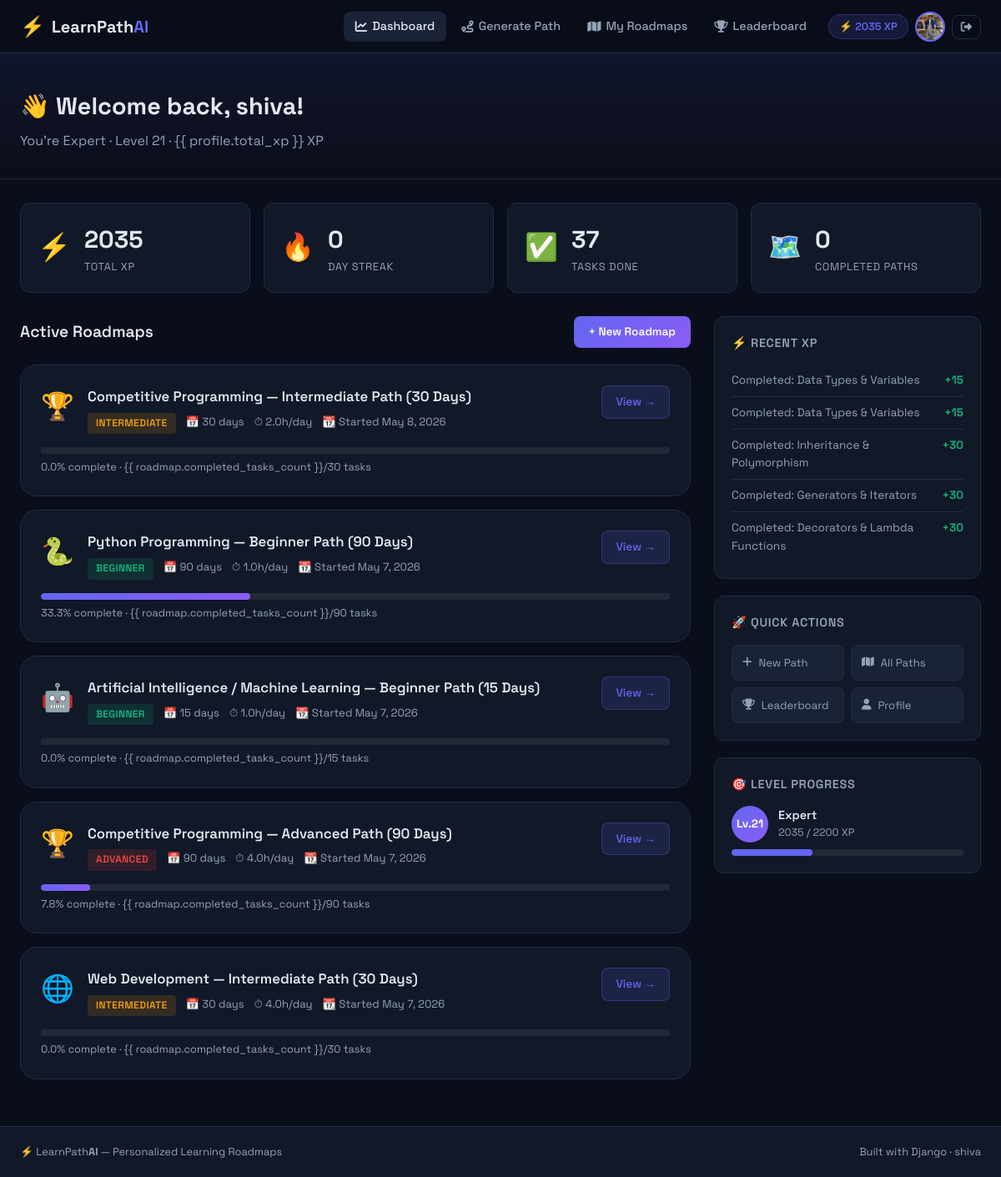
The page /dashboard/ (signed in) on the database its author committed.
### users/models.py (models this page shows, shortened)
class UserProfile(models.Model):
    EXPERIENCE_CHOICES = [
        ('beginner', 'Beginner'),
        ('intermediate', 'Intermediate'),
        ('advanced', 'Advanced'),
    ]
    user = models.OneToOneField(User, on_delete=models.CASCADE, related_name='profile')
    bio = models.TextField(blank=True, max_length=500)
    avatar = models.ImageField(upload_to='avatars/', null=True, blank=True)
    experience_level = models.CharField(max_length=20, choices=EXPERIENCE_CHOICES, default='beginner')
    daily_study_hours = models.FloatField(default=1.0)
    total_xp = models.IntegerField(default=0)
    streak_days = models.IntegerField(default=0)
    last_activity = models.DateTimeField(null=True, blank=True)
    joined_at = models.DateTimeField(auto_now_add=True)
    class Meta:
        verbose_name = 'User Profile'
        verbose_name_plural = 'User Profiles'
    @property
    def level_title(self):
        if self.total_xp < 100:
            return 'Novice'
        elif self.total_xp < 500:
            return 'Apprentice'
        elif self.total_xp < 1500:
            return 'Scholar'
        elif self.total_xp < 3000:
            return 'Expert'
        else:
            return 'Master'
    @property
    def level_number(self):
        return max(1, self.total_xp // 100 + 1)

### roadmap/models.py (models this page shows, shortened)
class Roadmap(models.Model):
    DURATION_CHOICES = [
        (15, '15 Days'),
        (30, '30 Days'),
        (60, '60 Days'),
        (90, '90 Days'),
    ]
    STATUS_CHOICES = [
        ('active', 'Active'),
        ('completed', 'Completed'),
        ('paused', 'Paused'),
        ('abandoned', 'Abandoned'),
    ]
    user = models.ForeignKey(User, on_delete=models.CASCADE, related_name='roadmaps')
    skill = models.ForeignKey(Skill, on_delete=models.CASCADE)
    title = models.CharField(max_length=200)
    level = models.CharField(max_length=20, choices=[
        ('beginner', 'Beginner'),
        ('intermediate', 'Intermediate'),
        ('advanced', 'Advanced'),
    ])
    daily_hours = models.FloatField(default=1.0)
    duration_days = models.IntegerField()
    status = models.CharField(max_length=20, choices=STATUS_CHOICES, default='active')
    start_date = models.DateField(auto_now_add=True)
    target_end_date = models.DateField(null=True, blank=True)
    completed_at = models.DateTimeField(null=True, blank=True)
    created_at = models.DateTimeField(auto_now_add=True)
    class Meta:
        ordering = ['-created_at']
        verbose_name = 'Roadmap'
        verbose_name_plural = 'Roadmaps'
    @property
    def total_tasks(self):
        return self.tasks.count()
    @property
    def completed_tasks_count(self):
        return self.tasks.filter(is_completed=True).count()
    @property
    def progress_percentage(self):
        total = self.total_tasks
        if total == 0:
            return 0
        return round((self.completed_tasks_count / total) * 100, 1)

class Skill(models.Model):
    CATEGORY_CHOICES = [
        ('cs_fundamentals', 'CS Fundamentals'),
        ('web_development', 'Web Development'),
        ('data_science', 'Data Science & AI'),
        ('programming', 'Programming Languages'),
        ('competitive', 'Competitive Programming'),
    ]
    name = models.CharField(max_length=100, unique=True)
    slug = models.SlugField(max_length=100, unique=True)
    description = models.TextField()
    category = models.CharField(max_length=30, choices=CATEGORY_CHOICES)
    icon = models.CharField(max_length=50, default='📚')  # emoji icon
    color = models.CharField(max_length=20, default='#6366f1')  # hex color
    is_active = models.BooleanField(default=True)
    created_at = models.DateTimeField(auto_now_add=True)
    class Meta:
        ordering = ['name']
        verbose_name = 'Skill'
        verbose_name_plural = 'Skills'

### progress/models.py (models this page shows, shortened)
class XPLog(models.Model):
    XP_REASONS = [
        ('task_complete', 'Task Completed'),
        ('streak_bonus', 'Streak Bonus'),
        ('roadmap_complete', 'Roadmap Completed'),
        ('daily_login', 'Daily Login'),
        ('perfect_day', 'Perfect Day'),
    ]
    user = models.ForeignKey(User, on_delete=models.CASCADE, related_name='xp_logs')
    reason = models.CharField(max_length=30, choices=XP_REASONS)
    xp_amount = models.IntegerField()
    description = models.CharField(max_length=200)
    earned_at = models.DateTimeField(auto_now_add=True)
    related_task = models.ForeignKey(RoadmapTask, on_delete=models.SET_NULL, null=True, blank=True)
    class Meta:
        ordering = ['-earned_at']
        verbose_name = 'XP Log'
        verbose_name_plural = 'XP Logs'

### dashboard/views.py (the view)
# urls.py: path('dashboard/', views.DashboardView.as_view(), name='dashboard'),
@method_decorator(login_required, name='dispatch')
class DashboardView(View):
    template_name = 'dashboard/dashboard.html'
    def get(self, request):
        user = request.user
        active_roadmaps = Roadmap.objects.filter(user=user, status='active').order_by('-created_at')
        completed_roadmaps = Roadmap.objects.filter(user=user, status='completed').count()
        recent_xp = XPLog.objects.filter(user=user).order_by('-earned_at')[:5]
        suggestions = AdaptiveSuggestion.objects.filter(user=user, is_read=False)[:3]
        total_tasks = sum(r.total_tasks for r in active_roadmaps)
        completed_tasks = sum(r.completed_tasks_count for r in active_roadmaps)
        ctx = {
            'active_roadmaps': active_roadmaps,
            'completed_roadmaps': completed_roadmaps,
            'recent_xp': recent_xp,
            'suggestions': suggestions,
            'total_tasks': total_tasks,
            'completed_tasks': completed_tasks,
            'profile': user.profile,
        }
        return render(request, self.template_name, ctx)

### dashboard/templatetags/dashboard_extras.py (called while the page is built)
@register.filter
def modulo(value, arg):
    try:
        return int(value) % int(arg)
    except (ValueError, ZeroDivisionError):
        return 0

### templates/dashboard/dashboard.html (shortened to what this page needs)
{% extends 'base.html' %} {% load dashboard_extras %}  {% block content %}
<div class="page-header">
  <div class="container">
    <h1>👋 Welcome back, {{ user.first_name|default:user.username }}!</h1>
    <p>
      You're {{ profile.level_title }} · Level {{ profile.level_number }} · {{
      profile.total_xp }} XP
    </p>
  </div>
</div>
<div class="container dashboard-grid">
  <div class="stats-row">
    <div class="stat-card stat-xp">
      <div class="stat-icon">⚡</div>
      <div class="stat-info">
        <div class="stat-value">{{ profile.total_xp }}</div>
        <div class="stat-name">Total XP</div>
      </div>
    </div>
    <div class="stat-card stat-streak">
      <div class="stat-icon">🔥</div>
      <div class="stat-info">
        <div class="stat-value">{{ profile.streak_days }}</div>
        <div class="stat-name">Day Streak</div>
      </div>
    </div>
    <div class="stat-card stat-completed">
      <div class="stat-icon">✅</div>
      <div class="stat-info">
        <div class="stat-value">{{ completed_tasks }}</div>
        <div class="stat-name">Tasks Done</div>
      </div>
    </div>
    <div class="stat-card stat-roadmaps">
      <div class="stat-icon">🗺️</div>
      <div class="stat-info">
        <div class="stat-value">{{ completed_roadmaps }}</div>
        <div class="stat-name">Completed Paths</div>
      </div>
    </div>
  </div>
  <div class="dashboard-section">
    <div class="section-title-row">
      <h2>Active Roadmaps</h2>
      <a href="{% url 'roadmap:generate' %}" class="btn-sm-primary"
        >+ New Roadmap</a
      >
    </div>
    {% if active_roadmaps %} {% for roadmap in active_roadmaps %}
    <div class="roadmap-card">
      <div class="roadmap-header">
        <div class="roadmap-skill-icon">{{ roadmap.skill.icon }}</div>
        <div class="roadmap-info">
          <h3>{{ roadmap.title }}</h3>
          <div class="roadmap-meta">
            <span class="badge badge-{{ roadmap.level }}"
              >{{ roadmap.get_level_display }}</span
            >
            <span>📅 {{ roadmap.duration_days }} days</span>
            <span>⏱ {{ roadmap.daily_hours }}h/day</span>
            <span>📆 Started {{ roadmap.start_date }}</span>
          </div>
        </div>
        <a href="{% url 'roadmap:detail' roadmap.pk %}" class="btn-view"
          >View →</a
        >
      </div>
      <div class="progress-bar-container">
        <div class="progress-bar-track">
          <div
            class="progress-bar-fill"
            style="width: {{ roadmap.progress_percentage }}%"
            data-width="{{ roadmap.progress_percentage }}"
          ></div>
        </div>
        <span class="progress-label"
          >{{ roadmap.progress_percentage }}% complete · {{
          roadmap.completed_tasks_count }}/{{ roadmap.total_tasks }} tasks</span
        >
      </div>
    </div>
    {% endfor %} {% endif %}
  </div>
  <div class="dashboard-sidebar">
    <div class="widget">
      <h3>⚡ Recent XP</h3>
      {% if recent_xp %} {% for log in recent_xp %}
      <div class="xp-log-item">
        <span class="xp-desc">{{ log.description }}</span>
        <span class="xp-amount">+{{ log.xp_amount }}</span>
      </div>
      {% endfor %} {% else %}
      <p class="widget-empty">Complete tasks to earn XP!</p>
      {% endif %}
    </div>
    <div class="widget">
      <h3>🚀 Quick Actions</h3>
      <div class="quick-actions">
        <a href="{% url 'roadmap:generate' %}" class="quick-action"
          ><i class="fas fa-plus"></i> New Path</a
        >
        <a href="{% url 'roadmap:my_roadmaps' %}" class="quick-action"
          ><i class="fas fa-map"></i> All Paths</a
        >
        <a href="{% url 'progress:leaderboard' %}" class="quick-action"
          ><i class="fas fa-trophy"></i> Leaderboard</a
        >
        <a href="{% url 'users:profile' %}" class="quick-action"
          ><i class="fas fa-user"></i> Profile</a
        >
      </div>
    </div>
    <div class="widget">
      <h3>🎯 Level Progress</h3>
      <div class="level-info">
        <div class="level-badge">Lv.{{ profile.level_number }}</div>
        <div class="level-details">
          <div class="level-title">{{ profile.level_title }}</div>
          <div class="level-xp">
            {{ profile.total_xp }} / {{ profile.level_number|add:1|add:0 }}00 XP
          </div>
        </div>
      </div>
      <div class="progress-bar-track" style="margin-top: 8px">
        <div
          class="progress-bar-fill"
          style="width: {% widthratio profile.total_xp|modulo:100 100 100 %}%; background: var(--accent)"
        ></div>
      </div>
    </div>
  </div>
</div>
{% endblock %}

### templates/base.html (shortened to what this page needs)
<!DOCTYPE html>
<html lang="en" data-theme="dark">
<head>
    {% load static %}
    <link rel="stylesheet" href="https://cdnjs.cloudflare.com/ajax/libs/font-awesome/6.5.0/css/all.min.css">
    <link rel="stylesheet" href="{% static 'css/main.css' %}">
</head>
<body>
<nav class="navbar">
    <div class="nav-container">
        <a href="{% url 'dashboard:home' %}" class="nav-brand">
            <span class="brand-icon">⚡</span>
            <span class="brand-text">LearnPath<span class="brand-accent">AI</span></span>
        </a>
        <div class="nav-links">
            {% if user.is_authenticated %}
                <a href="{% url 'dashboard:dashboard' %}" class="nav-link {% if request.resolver_match.url_name == 'dashboard' %}active{% endif %}">
                    <i class="fas fa-chart-line"></i> Dashboard
                </a>
                <a href="{% url 'roadmap:generate' %}" class="nav-link {% if 'generate' in request.path %}active{% endif %}">
                    <i class="fas fa-route"></i> Generate Path
                </a>
                <a href="{% url 'roadmap:my_roadmaps' %}" class="nav-link">
                    <i class="fas fa-map"></i> My Roadmaps
                </a>
                <a href="{% url 'progress:leaderboard' %}" class="nav-link">
                    <i class="fas fa-trophy"></i> Leaderboard
                </a>
                <div class="nav-user">
                    <div class="user-xp">⚡ {{ user.profile.total_xp }} XP</div>
                    <a href="{% url 'users:profile' %}" class="user-avatar">
                        {% if user.profile.avatar %}
                            <img src="{{ user.profile.avatar.url }}" alt="avatar">
                        {% else %}
                            <span>{{ user.username|first|upper }}</span>
                        {% endif %}
                    </a>
                    <form method="post" action="{% url 'users:logout' %}" style="display:inline;">
                        <button type="submit" class="btn-logout">
                            <i class="fas fa-sign-out-alt"></i>
                        </button>
                    </form>
                </div>
            {% else %}
                <a href="{% url 'users:login' %}" class="nav-link">Login</a>
                <a href="{% url 'users:register' %}" class="btn-primary-sm">Get Started</a>
            {% endif %}
        </div>
    </div>
</nav>
<main class="main-content">
    {% block content %}{% endblock %}
</main>
<footer class="footer">
    <div class="footer-inner">
        <span>⚡ LearnPath<strong>AI</strong> — Personalized Learning Roadmaps</span>
        <span class="footer-right">Built with Django · {{ user.username|default:"" }}</span>
    </div>
</footer>
</body>
</html>

### rows shown on the page
UserProfile: level_title "Expert", level_number "21", total_xp "2035", streak_days "0", level_number|add "22"
Roadmap: skill.icon "🏆", title "Competitive Programming — Intermediate Path (30 Days)", level "INTERMEDIATE", duration_days "30", daily_hours "2.0", start_date "May 8, 2026", progress_percentage "0.0", total_tasks "30"
Roadmap: skill.icon "🐍", title "Python Programming — Beginner Path (90 Days)", level "BEGINNER", duration_days "90", daily_hours "1.0", start_date "May 7, 2026", progress_percentage "33.3", total_tasks "90"
Roadmap: skill.icon "🤖", title "Artificial Intelligence / Machine Learning — Beginner Path (15 Days)", level "BEGINNER", duration_days "15", daily_hours "1.0", start_date "May 7, 2026", progress_percentage "0.0", total_tasks "15"
Roadmap: skill.icon "🏆", title "Competitive Programming — Advanced Path (90 Days)", level "ADVANCED", duration_days "90", daily_hours "4.0", start_date "May 7, 2026", progress_percentage "7.8", total_tasks "90"
Roadmap: skill.icon "🌐", title "Web Development — Intermediate Path (30 Days)", level "INTERMEDIATE", duration_days "30", daily_hours "4.0", start_date "May 7, 2026", progress_percentage "0.0", total_tasks "30"
XPLog: description "Completed: Data Types & Variables", xp_amount "15"
XPLog: description "Completed: Data Types & Variables", xp_amount "15"
XPLog: description "Completed: Inheritance & Polymorphism", xp_amount "30"
XPLog: description "Completed: Generators & Iterators", xp_amount "30"
XPLog: description "Completed: Decorators & Lambda Functions", xp_amount "30"

### other values the page prints
{{ user.profile.total_xp }} "2035"
{{ user.first_name|default:user.username }} "shiva"
{{ completed_tasks }} "37"
{{ completed_roadmaps }} "0"
{{ user.username|default:"" }} "shiva"
